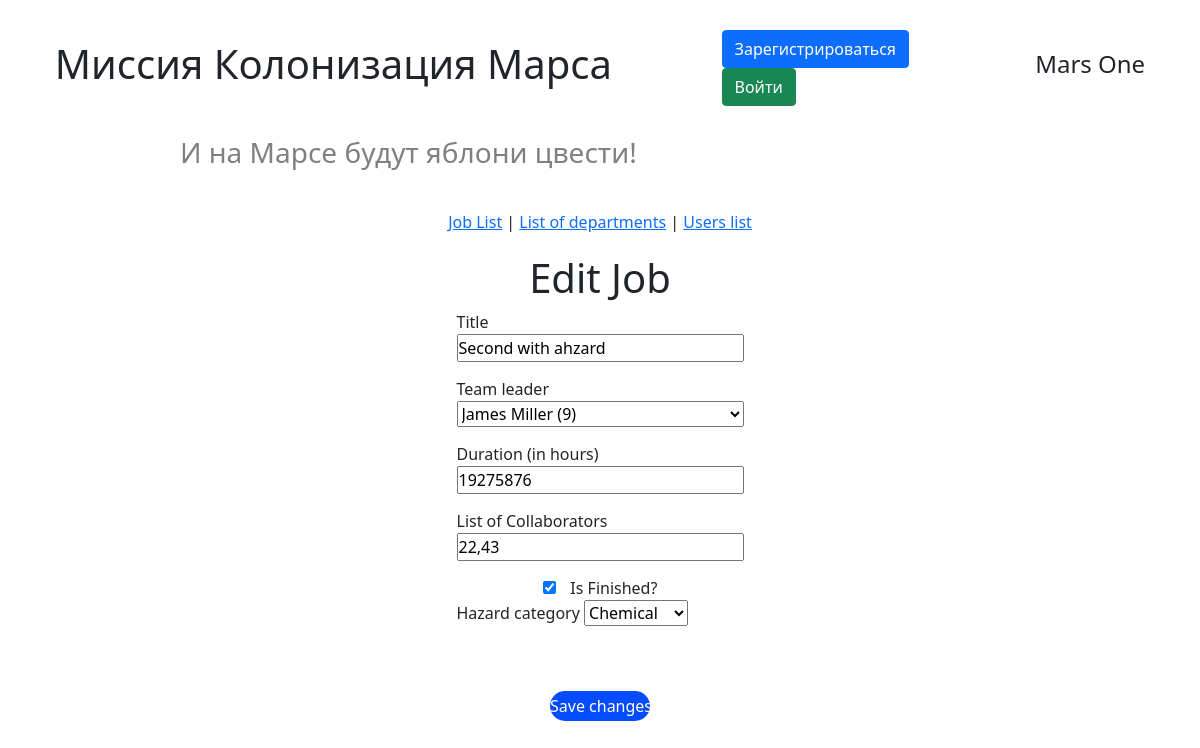
Before: /edit_job/10 with the older database file.
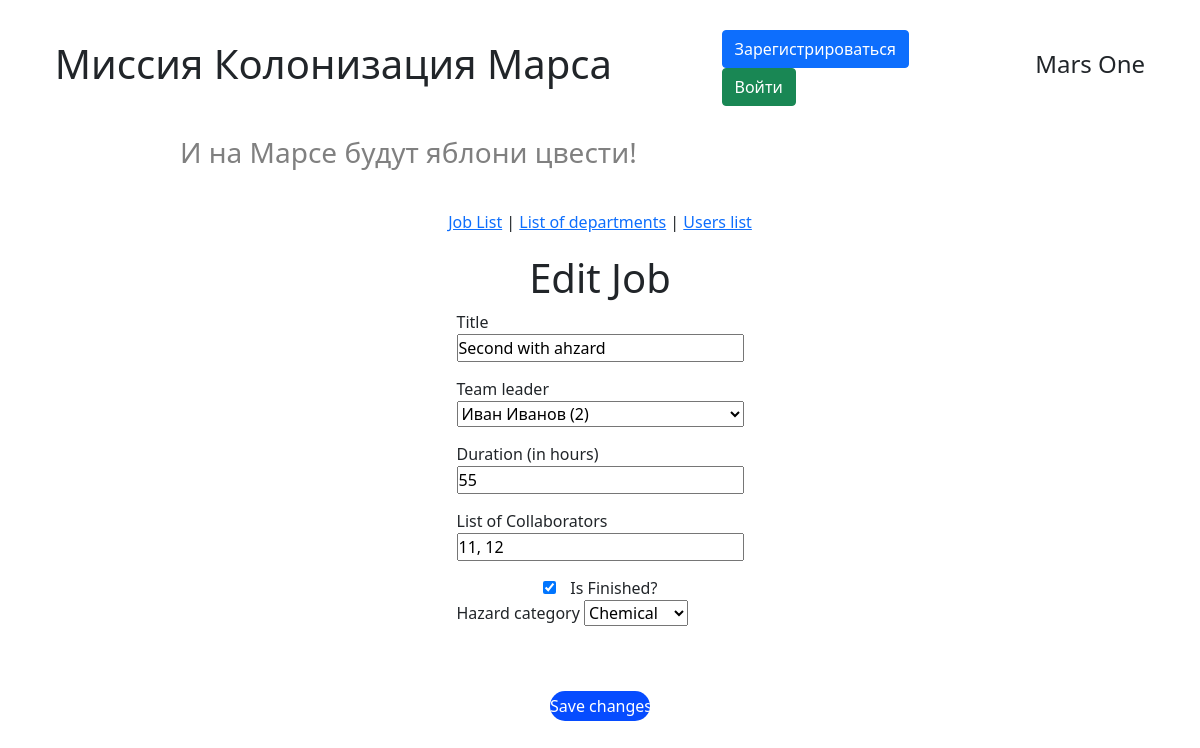
After: the same page with the newer database file.
### data/users.py (models this page shows, shortened)
class User(SqlAlchemyBase, UserMixin):
    __tablename__ = 'users'
    id = sqlalchemy.Column(sqlalchemy.Integer, primary_key=True, autoincrement=True)
    surname = sqlalchemy.Column(sqlalchemy.String, nullable=True)
    name = sqlalchemy.Column(sqlalchemy.String, nullable=True)
    age = sqlalchemy.Column(sqlalchemy.Integer, nullable=True)
    position = sqlalchemy.Column(sqlalchemy.String, nullable=True)
    speciality = sqlalchemy.Column(sqlalchemy.String, nullable=True)
    address = sqlalchemy.Column(sqlalchemy.String, nullable=True)
    email = sqlalchemy.Column(sqlalchemy.String, index=True, unique=True, nullable=True)
    hashed_password = sqlalchemy.Column(sqlalchemy.String, nullable=True)
    modified_date = sqlalchemy.Column(sqlalchemy.DateTime, default=datetime.datetime.now)
    news = orm.relationship("News", back_populates='user')

### data/jobs.py (models this page shows)
class Jobs(SqlAlchemyBase):
    __tablename__ = 'jobs'
    id = sqlalchemy.Column(sqlalchemy.Integer, primary_key=True,
                           autoincrement=True)
    author = sqlalchemy.Column(sqlalchemy.Integer,
                               ForeignKey('users.id'), nullable=False)
    team_leader = sqlalchemy.Column(sqlalchemy.Integer,
                                    ForeignKey('users.id'), nullable=False)
    job_title = sqlalchemy.Column(sqlalchemy.String, nullable=True)
    work_size = sqlalchemy.Column(sqlalchemy.Integer, nullable=False)
    collaborators = sqlalchemy.Column(sqlalchemy.String, nullable=True)
    start_date = sqlalchemy.Column(sqlalchemy.DateTime,
                                   default=datetime.datetime.now)
    end_date = sqlalchemy.Column(sqlalchemy.DateTime,
                                 default=datetime.datetime.now)
    is_finished = sqlalchemy.Column(sqlalchemy.Boolean, default=False)
    hazard_category = sqlalchemy.Column(sqlalchemy.Integer,
                                        ForeignKey('hazard_category.id'),
                                        nullable=None)
    team_leader_user = relationship("User", backref='team_leader_jobs',
                                    foreign_keys=[team_leader])
    author_user = relationship("User", backref='author_jobs',
                               foreign_keys=[author])
    hazard_category_rel = relationship("HazardCategory", back_populates="jobs")

### handlers/work_with_jobs.py (the view, shortened to what this page needs)
@work_with_jobs_bp.route('/edit_job/<int:job_id>', methods=['GET', 'POST'])
def edit_job(job_id):
    db_ss = db_session.create_session()
    job = db_ss.query(Jobs).filter(Jobs.id == job_id).first()
    users = db_ss.query(User).all()
    hazard_category = db_ss.query(HazardCategory).all()
    return render_template('job_for_editing.html',
                           job=job,
                           users=users,
                           hazard_category=hazard_category)

### data/db_session.py (called while the page is built)
def create_session() -> Session:
    global __factory
    return __factory()

### templates/job_for_editing.html (shortened to what this page needs)
{% extends "base.html" %}
{% block styles %}
    <link rel="stylesheet" href="{{ url_for('static', filename='css/for_editing_page.css')}}">
{% endblock %}
{% block content %}
<h1>Edit Job</h1>
<form action="{{ url_for('work_with_jobs.edit_job', job_id=job.id) }}" method="post" class="editing_form">
    <label for="job_title">Title</label>
    <input type="text" id="title" name="job_title" value="{{ job.job_title }}" required>
    <label for="team_leader">Team leader</label>
    <select id="team_leader" name="team_leader">
        <option value="{{ job.team_leader_user.id }}" >{{ job.team_leader_user.name }} {{ job.team_leader_user.surname}} ({{ job.team_leader_user.id}})</option>
    </select>
    <label for="work_size">Duration (in hours)</label>
    <input type="number" id="work_size" name="work_size" value="{{ job.work_size }}" required>
    <label for="collaborators">List of Collaborators</label>
    <input type="text" id="collaborators" name="collaborators" value="{{ job.collaborators }}" required>
    <div class="is_finished_block">
        <input type="checkbox" id="is_finished" name="is_finished" {% if job.is_finished %}checked{% endif %}>
        <label for="is_finished">Is Finished?</label>
    </div>
    <div>
        <label for="hazard_category">Hazard category</label>
        <select id="hazard_category" name="hazard_category" required>
            <option value="{{ job.hazard_category_rel.id }}">{{ job.hazard_category_rel.hazard_category_title }}</option>
        </select>
    </div>
    <input type="submit" value="Save changes" class="post_button">
</form>
{% endblock %}

Changed rows visible on the page:
no longer on this page (row unchanged): User: team_leader "James Miller (9)"
changed Jobs "Second with ahzard": work_size "19275876" → "55"; collaborators "22,43" → "11, 12"
now on this page (row unchanged): User: team_leader "Иван Иванов (2)"
